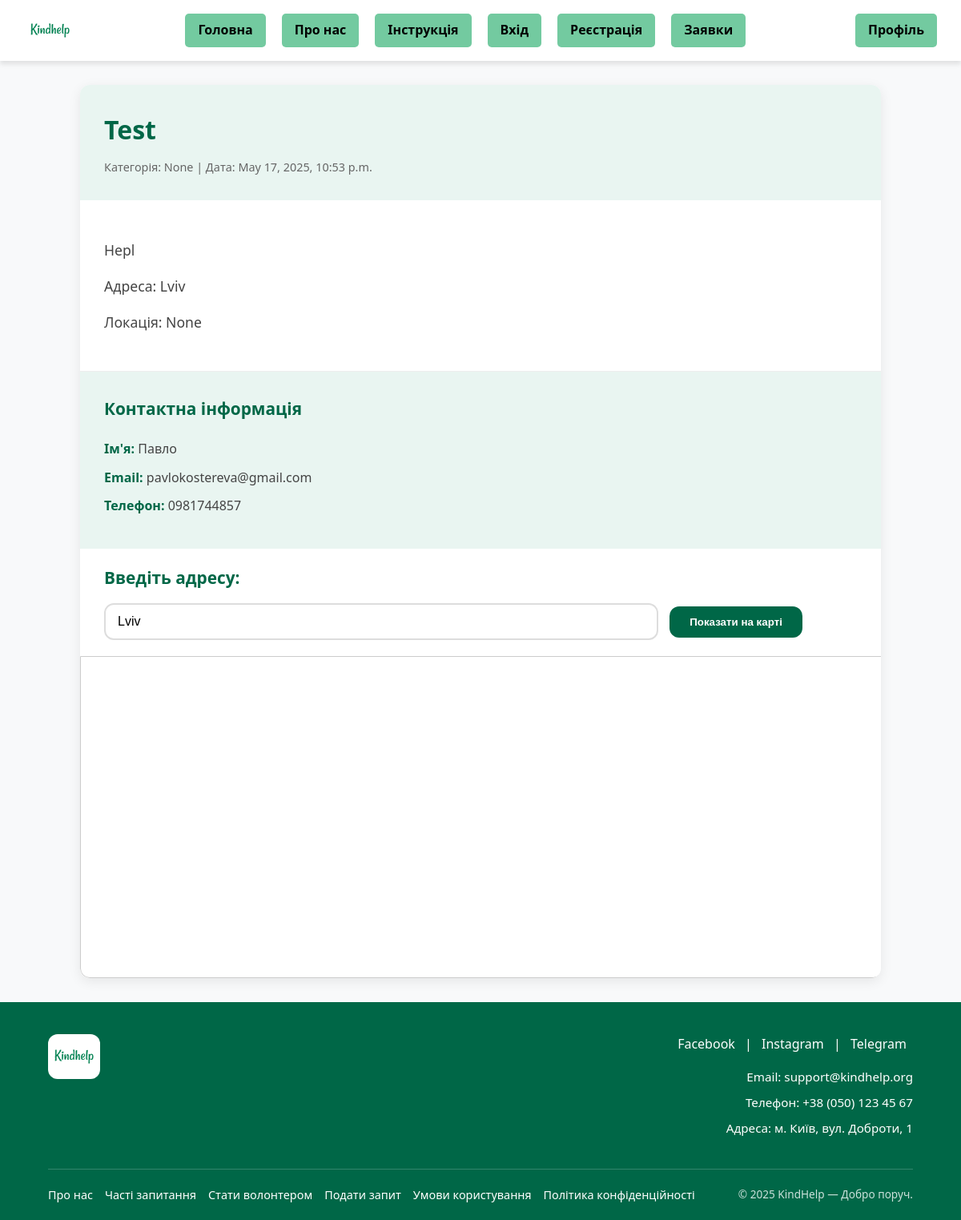
Page /detail_zayavki/9/ on the committed database.
### myapp/models.py (models this page shows, shortened)
class HelpRequest(models.Model):
    CATEGORY_CHOICES = [
        ('medical', 'Медична допомога'),
        ('food', 'Продукти харчування'),
        ('transport', 'Транспорт'),
        ('other', 'Інше'),
    ]
    requester = models.ForeignKey(User, on_delete=models.CASCADE, related_name='help_requests')  # хто відправив
    accepted_by = models.ForeignKey(User, on_delete=models.SET_NULL, null=True, blank=True, related_name='accepted_requests')  # хто прийняв
    title = models.CharField(max_length=200)  # назва
    category = models.CharField(max_length=50, choices=CATEGORY_CHOICES, null=True, blank=True)  # категорія
    description = models.TextField()  # опис
    name = models.CharField(max_length=100)  # ім’я людини, що потребує допомоги
    email = models.EmailField()
    phone = models.CharField(max_length=20)
    address = models.TextField(max_length=255, null=True, blank=True)
    location = models.CharField(max_length=255, blank=True, null=True)
    updated_at = models.DateTimeField(auto_now=True)
    created_at = models.DateTimeField(auto_now_add=True)  # дата і час публікації
    status = models.CharField(
        max_length=20,
        choices=[('pending', 'Очікує'), ('in_progress', 'В процесі'), ('completed', 'Завершено')],
        default='pending'
    )

class User(AbstractUser):
    username = models.CharField(max_length=255)
    fullname = models.CharField(max_length=255)
    email = models.EmailField(unique=True)
    phone = models.CharField(max_length=20, blank=True)
    about = models.TextField(blank=True)
    points_balance = models.IntegerField(default=0)
    avatar = models.ImageField(upload_to='avatars/', null=True, blank=True)
    groups = models.ManyToManyField(
        'auth.Group', related_name='custom_user_groups', blank=True
    )
    user_permissions = models.ManyToManyField(
        'auth.Permission', related_name='custom_user_permissions', blank=True
    )
    USERNAME_FIELD = 'email'
    REQUIRED_FIELDS = ['username', 'fullname']

### myapp/views.py (the view)
# urls.py: path('detail_zayavki/<int:pk>/', views.detail_zayavki, name='detail_zayavki'),
def detail_zayavki(request, pk):
    requests = get_object_or_404(HelpRequest, pk=pk)
    return render(request, 'myapp/detail_zayavki.html', {'requests': requests})

### myapp/templates/myapp/detail_zayavki.html (shortened to what this page needs)
<!DOCTYPE html>
<html lang="uk">
  <head>
    <link rel="stylesheet" href="../../static/css/detail_zayavki.css" />
    <link rel="stylesheet" href="https://unpkg.com/leaflet/dist/leaflet.css" />
  </head>
  <body>
    <header>
      <div class="logo">
        <div class="logo-bg">
          <img src="../../static/img/logo.png" alt="Іконка" />
        </div>
      </div>
      <nav class="navigation">
        <ul>
          <li><a href="{% url 'home' %}">Головна</a></li>
          <li><a href="{% url 'about' %}">Про нас</a></li>
          <li><a href="{%url 'instruction'%}">Інструкція</a></li>
          <li><a href="{%url 'log_in'%}">Вхід</a></li>
          <li><a href="{%url 'sign_up'%}">Реєстрація</a></li>
          <li><a href="{%url 'zayavki'%}">Заявки</a></li>
        </ul>
      </nav>
      <div class="profile">
        <a href="{% url 'profile' %}">Профіль</a>
      </div>
    </header>
    <main>
      <div class="application-container">
        <div class="application-header">
          <h1>{{ requests.title }}</h1>
          <div class="application-meta">
            <p>Категорія: {{ requests.category }} | Дата: {{ requests.created_at }}</p>
          </div>
        </div>
        <div class="application-description">
          <p>{{ requests.description }}</p>
          <p>Адреса: {{ requests.address }}</p>
          <p>Локація: {{ requests.location }}</p>
        </div>
        <div class="application-contact">
          <h3>Контактна інформація</h3>
          <p><strong>Ім'я:</strong> {{ requests.requester.fullname }}</p>
          <p><strong>Email:</strong> {{ requests.email }}</p>
          <p><strong>Телефон:</strong> {{ requests.phone }}</p>
        </div>
        <div class="map-controls">
        <h2>Введіть адресу:</h2>
        <input type="text" id="address" placeholder="Наприклад: вул. Хрещатик, 1, Київ" value="{{ requests.address }}">
        <button id="show-map-btn">Показати на карті</button>
        </div>
        <iframe id="google-map" loading="lazy"></iframe>
      </div>
    </main>
    <footer>
      <div class="container">
        <div class="footer-top">
          <div class="footer-logo">
            <div class="logo-bg">
              <img src="../../static/img/logo.png" alt="Іконка" />
            </div>
          </div>
          <div class="social-contacts">
            <div class="social-links">
              <a href="#">Facebook</a> | <a href="#">Instagram</a> |
              <a href="#">Telegram</a>
            </div>
            <p>Email: support@kindhelp.org</p>
            <p>Телефон: +38 (050) 123 45 67</p>
            <p>Адреса: м. Київ, вул. Доброти, 1</p>
          </div>
        </div>
        <div class="footer-bottom">
          <div class="footer-links">
            <a href="{% url 'about' %}">Про нас</a>
            <a href="{% url 'instruction' %}">Часті запитання</a>
            <a href="{% url 'profile' %}">Стати волонтером</a>
            <a href="{% url 'instruction' %}">Подати запит</a>
            <a href="{% url 'instruction' %}">Умови користування</a>
            <a href="{% url 'about' %}">Політика конфіденційності</a>
          </div>
          <div class="copyright">© 2025 KindHelp — Добро поруч.</div>
        </div>
      </div>
    </footer>
  </body>
</html>

### myapp/templates/myapp/detail_zayavki.html (style rules this page uses)
#google-map { width: 100%; height: 400px; margin-top: 20px; border: 1px solid #ccc; }
.map-controls { margin: 20px 0; }

### rows in the picture
HelpRequest: title "Test", category "None", created_at "May 17, 2025, 10:53 p.m.", description "Hepl", address "Lviv", location "None", requester.fullname "Павло", email "pavlokostereva@gmail.com", phone "0981744857"
